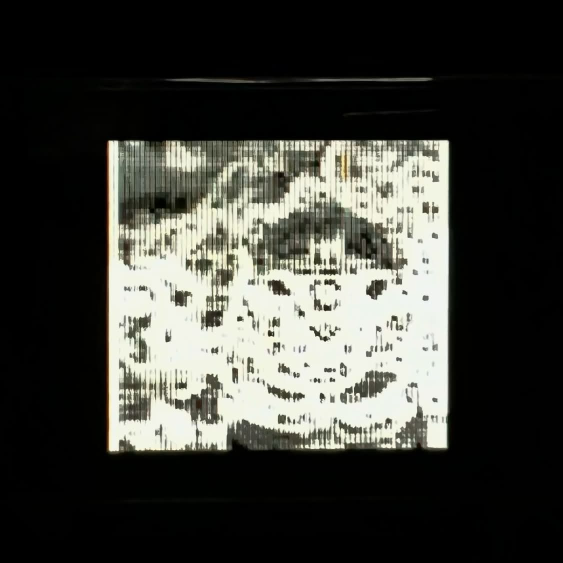
#> input picture photos/Combined_Sobel.jpg, 1125 x 1125 px (shown at 1/2 size)
$ python img_to_mem.py ../photos/Combined_Sobel.jpg
#> lines starting #> are read from the running program, lines starting #| are printed output that depends on the picture
### tools/img_common.py
"""Shared image-processing helpers for img_to_mem.py and video_to_mem.py.

Requires Pillow (pip install pillow).
"""
from PIL import Image


def load_and_fit(path: str, width: int, height: int, mode: str) -> Image.Image:
#> called with path = '../photos/Combined_Sobel.jpg', width = 96, height = 64, mode = 'cover'
    img = Image.open(path).convert("L")  # grayscale
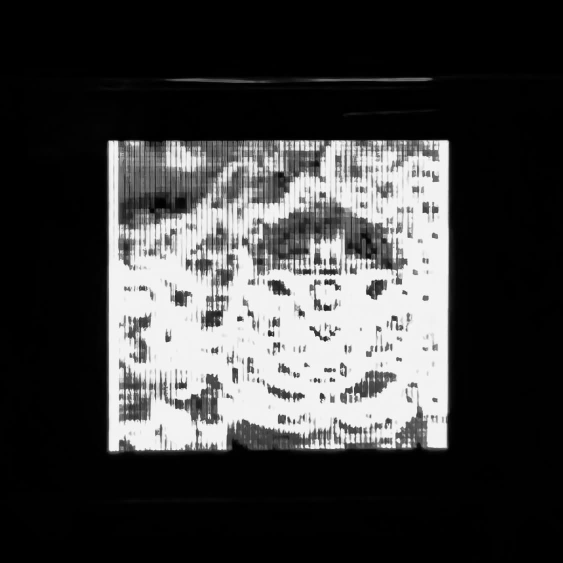
#> img: PIL image 1125x1125 L (shown at 1/2 size); min 0, max 254, mean 63.2

    if mode == "stretch":
        return img.resize((width, height), Image.LANCZOS)

    src_w, src_h = img.size
#> src_w = 1125; src_h = 1125
    src_aspect = src_w / src_h
#> src_aspect = 1
    dst_aspect = width / height

    if mode == "cover":
        # Scale to fill the target box, then center-crop the overflow.
        if src_aspect > dst_aspect:
            new_h = height
            new_w = round(height * src_aspect)
        else:
            new_w = width
            new_h = round(width / src_aspect)
#> new_h = 96
        img = img.resize((new_w, new_h), Image.LANCZOS)
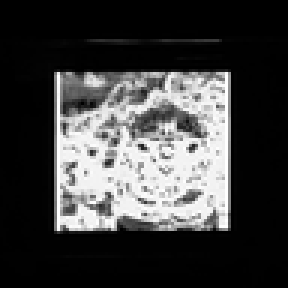
#> img: PIL image 96x96 L (shown 3 times larger); min 0, max 255, mean 63.3
        left = (new_w - width) // 2
        top = (new_h - height) // 2
#> top = 16
        return img.crop((left, top, left + width, top + height))
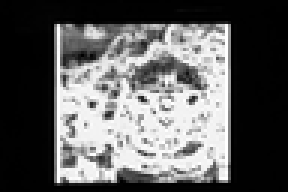
#> returned value: PIL image 96x64 L (shown 3 times larger); min 0, max 255, mean 94.3

    # mode == "contain": scale to fit inside the target box, pad with black.
    if src_aspect > dst_aspect:
        new_w = width
        new_h = round(width / src_aspect)
    else:
        new_h = height
        new_w = round(height * src_aspect)
    img = img.resize((new_w, new_h), Image.LANCZOS)
    canvas = Image.new("L", (width, height), 0)
    canvas.paste(img, ((width - new_w) // 2, (height - new_h) // 2))
    return canvas


def write_frame(img: Image.Image, f) -> None:
    """Append one frame's pixels, raster order, as $readmemh-compatible hex lines."""
    for val in img.getdata():
        f.write(f"{val:02x}\n")
#> this loop made 6144 passes
#> val on passes 3 to 5: 0, 0, 1


def save_preview(img: Image.Image, path: str, width: int, height: int, scale: int = 16) -> None:
    img.resize((width * scale, height * scale), Image.NEAREST).save(path)

### tools/img_to_mem.py
#!/usr/bin/env python3
"""Downsize any image to the PMOD OLEDrgb's 96x64 resolution and write it
out as a $readmemh-compatible grayscale .mem file for image_rom.

Usage:
    python tools/img_to_mem.py photo.jpg
    python tools/img_to_mem.py photo.jpg --out sim/test_image.mem --preview

Requires Pillow (pip install pillow).
"""
import argparse

from img_common import load_and_fit, save_preview, write_frame


def main() -> None:
    ap = argparse.ArgumentParser(description=__doc__)
    ap.add_argument("input", help="source image (any format Pillow can read)")
    ap.add_argument("--out", default="sim/test_image.mem", help="output .mem path")
    ap.add_argument("--width", type=int, default=96)
    ap.add_argument("--height", type=int, default=64)
    ap.add_argument(
        "--fit",
        choices=["cover", "contain", "stretch"],
        default="cover",
        help="cover: fill the frame, center-cropping overflow (default). "
        "contain: fit inside the frame, pad with black. "
        "stretch: resize directly, ignoring aspect ratio.",
    )
    ap.add_argument(
        "--preview", action="store_true", help="also save a PNG preview (16x upscaled, nearest-neighbor)"
    )
    args = ap.parse_args()

    img = load_and_fit(args.input, args.width, args.height, args.fit)
    with open(args.out, "w") as f:
        write_frame(img, f)
    print(f"wrote {args.width}x{args.height} grayscale image to {args.out}")

    if args.preview:
        preview_path = args.out.rsplit(".", 1)[0] + "_preview.png"
        save_preview(img, preview_path, args.width, args.height)
        print(f"wrote preview to {preview_path}")


if __name__ == "__main__":
    main()

$ run again, on photos/Gy_only.jpg
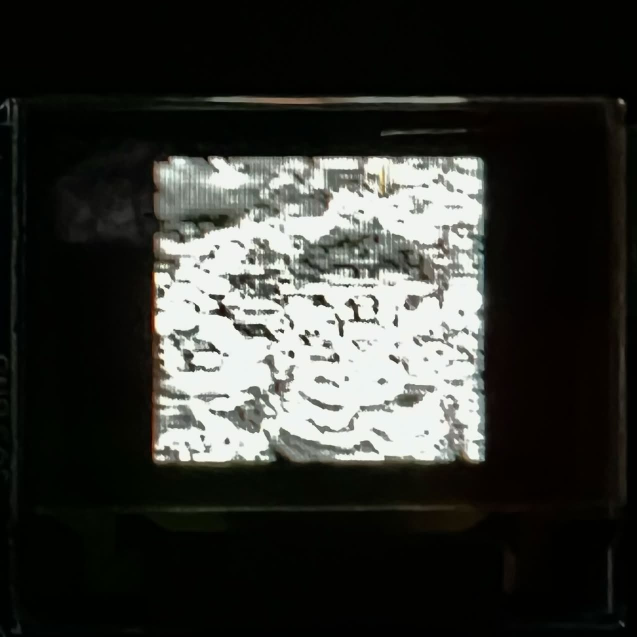
#> input picture photos/Gy_only.jpg, 1274 x 1274 px (shown at 1/2 size)
#> in load_and_fit, `img = img.resize((new_w, new_h), Image.LANCZOS)`:
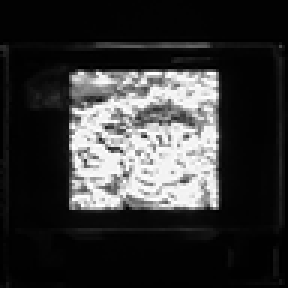
#> img: PIL image 96x96 L (shown 3 times larger); min 0, max 255, mean 52.3
#> in load_and_fit, `return img.crop((left, top, left + width, top + height))`:
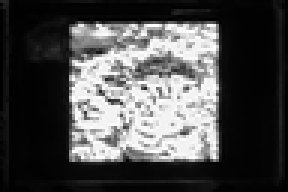
#> returned value: PIL image 96x64 L (shown 3 times larger); min 0, max 255, mean 76.2
#> the loop in write_frame, `for val in img.getdata():` made 6144 passes
#> val on passes 1 to 3: 33, 40, 34
